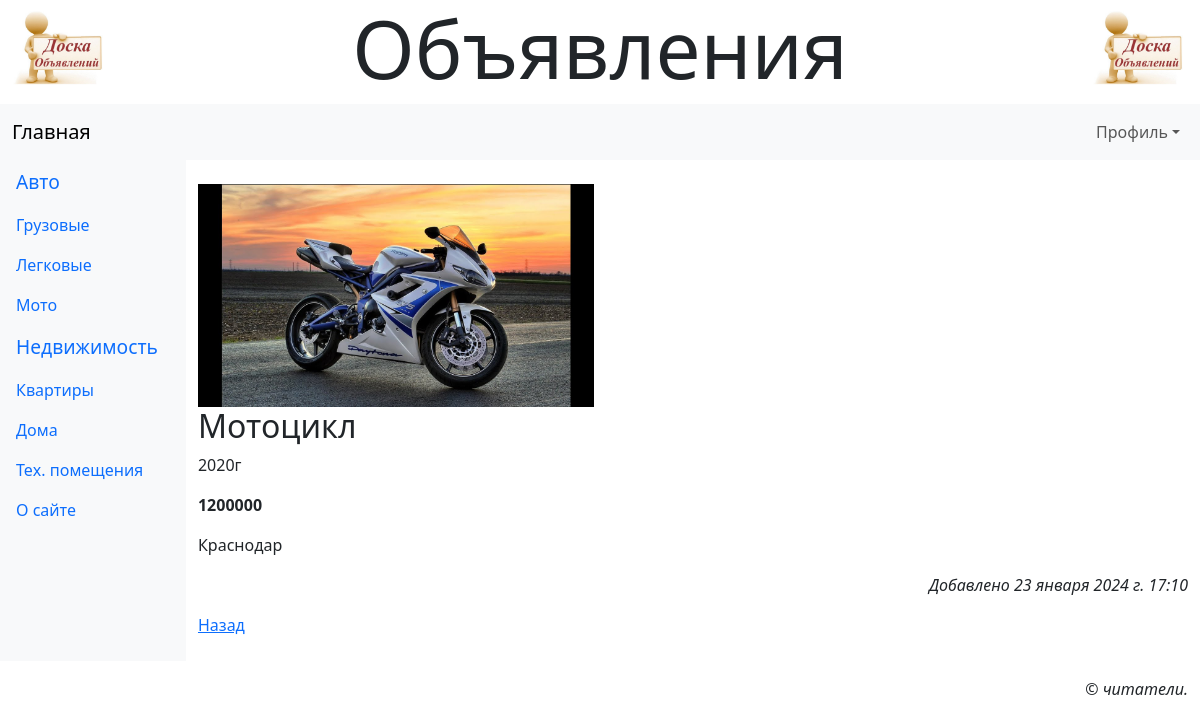
/accounts/profile/3/ (signed in), run on the app's committed database.
### main/models.py (models this page shows, shortened)
class Rubric(models.Model):
    name = models.CharField(max_length=20, unique=True, verbose_name='Название')
    order = models.SmallIntegerField(default=0, db_index=True, verbose_name='Порядок')
    super_rubric = models.ForeignKey('SuperRubric', on_delete=models.PROTECT, null=True, blank=True,
                                     verbose_name='Надрубрика')

class Bb(models.Model):
    rubric = models.ForeignKey(SubRubric, on_delete=models.PROTECT, verbose_name='Рубрика')
    title = models.CharField(max_length=40, verbose_name='Товар')
    content = models.TextField(verbose_name='Описание')
    price = models.IntegerField(default=0, verbose_name='Цена')
    contacts = models.TextField(verbose_name='Контакты')
    image = models.ImageField(blank=True, verbose_name='Изображение', upload_to=get_timesamp_path)
    author = models.ForeignKey(AdvUser, on_delete=models.CASCADE, verbose_name='Автор')
    is_active = models.BooleanField(default=True, db_index=True, verbose_name='Выводить в списке?')
    created_at = models.DateTimeField(auto_now_add=True, db_index=True, verbose_name='Опубликовано')
    class Meta:
        verbose_name_plural = 'Объявления'
        verbose_name = 'Объявление'
        ordering = ['-created_at']

### main/views.py (the view)
# urls.py: path('accounts/profile/<int:pk>/', profile_bb_detail, name='profile_bb_detail'),
@login_required
def profile_bb_detail(request, pk):
    bb = get_object_or_404(Bb, pk=pk)
    ais = bb.additionalimage_set.all()
    context = {'bb': bb, 'ais': ais}
    return render(request, 'main/profile_bb_detail.html', context)

### main/models.py (called while the page is built)
    def get_queryset(self):
        return super().get_queryset().filter(super_rubric__isnull=False)

### main/templates/main/profile_bb_detail.html (shortened to what this page needs)
{% extends 'layout/basic.html' %}
{% load static %}
{% block content %}
    <div class="row mt-3">
        {% if bb.image %}
            <div class="col-md-auto">
                <img class="main-image" src="{{ bb.image.url }}" width="300px">
            </div>
        {% endif %}
        <div class="col">
            <h2>{{ bb.title }}</h2>
            <p>{{ bb.content }}</p>
            <p class="fw-bold">{{ bb.price }}</p>
            <p>{{ bb.contacts }}</p>
            <p class="text-end fst-italic">Добавлено {{ bb.created_at }}</p>
        </div>
    </div>
    <p><a href="{% url 'main:profile' %}">{{ all }} Назад</a></p>
{% endblock %}

### main/templates/layout/basic.html (shortened to what this page needs)
{% load django_bootstrap5 %}
{% load static %}
<!DOCTYPE html>
<html lang="en">
<head>
    {% bootstrap_css %}
    <link rel="stylesheet" type="text/css" href="{% static 'main/style.css' %}">
</head>
<body class="container-fluid">
  <header class="mb4">
    <h1 class="display-1 text-center">Объявления</h1>
  </header>
  <nav class="row navbar navbar-expand-md bg-light">
    <div class="col container">
      <a class="navbar-brand" href="{% url 'main:index' %}">Главная</a>
      <div class="collapse navbar-collapse justify-content-end" id="navbarNav">
        <div class="navbar-nav">
          {% if user.is_authenticated %}
          <div class="nav-item dropdown">
            <a class="nav-link dropdown-toggle" data-bs-toggle="dropdown" href="#">Профиль</a>
          </div>
          {% else %}
            <a class="nav-link" href="{% url 'main:register' %}">Регистрация</a>
            <a class="nav-link" href="{% url 'main:login' %}">Вход</a>
          {% endif %}
        </div>
      </div>
    </div>
  </nav>
  <div class="row">
    <nav class="col-md-auto nav flex-column bg-light">
      {% for rubric in rubrics %}
        {% ifchanged rubric.super_rubric.pk %}
          <span class="nav-link root">{{ rubric.super_rubric.name }}</span>
        {% endifchanged %}
        <a class="nav-link" href="{% url 'main:rubric_bbs' pk=rubric.pk %}">
          {{ rubric.name }}
        </a>
      {% endfor %}
      <a class="nav-link" href="{% url 'main:other' page='about' %}">О сайте</a>
    </nav>
    <main class="col py-2">
      {% block content %}
      {% endblock %}
    </main>
  </div>
  <footer class="mt-3">
    <p class="text-end fst-italic">&copy; читатели.</p>
  </footer>
</body>
</html>

### main/static/main/style.css (style rules this page uses)
header h1 { background: url("bg.jpg") left / auto 100% no-repeat, url(bg.jpg) right / auto 100% no-repeat; }
.root { font-size: larger; }
img.main-image { width: 40%; }

### data on the page
Rubric: super_rubric.name "Авто", name "Грузовые"
Rubric: name "Легковые"
Rubric: name "Мото"
Rubric: super_rubric.name "Недвижимость", name "Квартиры"
Rubric: name "Дома"
Rubric: name "Тех. помещения"
Bb: image (picture), title "Мотоцикл", content "2020г", price "1200000", contacts "Краснодар", created_at "23 января 2024 г. 17:10"
